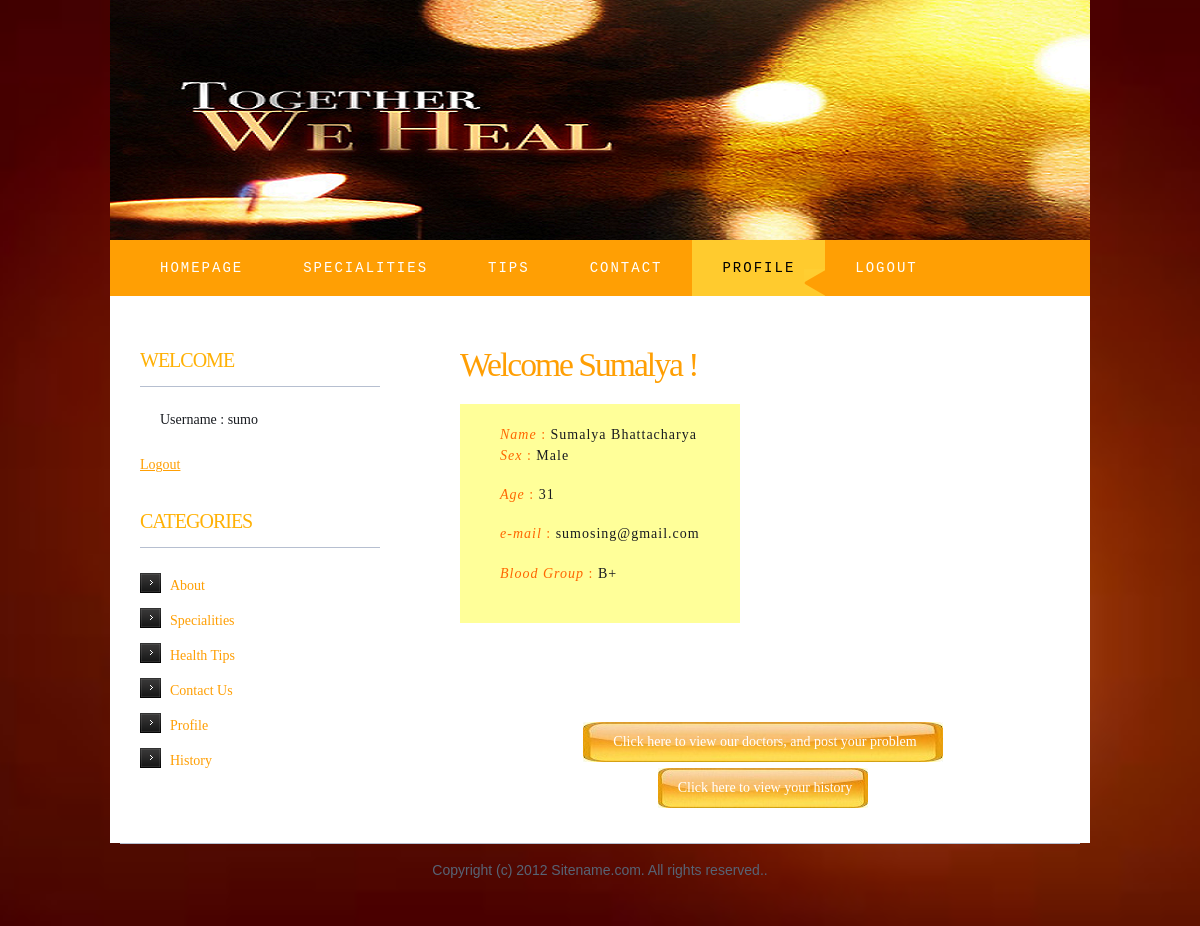
Screenshot of /patient.php (signed in) with the database file from the repository.
### tables this page shows
CREATE TABLE IF NOT EXISTS `pat_det` (
  `id` bigint(20) unsigned NOT NULL,
  `fname` varchar(20) NOT NULL,
  `lname` varchar(20) NOT NULL,
  `bg` varchar(3) NOT NULL,
  `email` varchar(40) NOT NULL,
  `sex` varchar(7) NOT NULL,
  `dob` varchar(12) NOT NULL,
  PRIMARY KEY (`id`)
);

### patient.php (the view, shortened to what this page needs)
<!DOCTYPE html PUBLIC "-//W3C//DTD XHTML 1.0 Strict//EN" "http://www.w3.org/TR/xhtml1/DTD/xhtml1-strict.dtd">
<head>
<link href="style.css" rel="stylesheet" type="text/css" media="screen" />
</head>
<body>
<div id="wrapper">
	<div id="header-wrapper">
		<div id="header">
			<div id="logo">
			</div>
		</div>
	</div>
	<div id="menu">
		<ul>
			<li><a href="index.php">Homepage</a></li>
			 <?php
			if(!isset($_SESSION['username'])||strcasecmp($_SESSION['username'],"admin"))
			{
				if(!isset($_SESSION['username'])||$_SESSION['isdoc']==0)
		            echo '<li><a href="specialities.php">specialities</a></li>';
				echo '<li><a href="tips.php">tips</a></li>';
			}
			?>
			<li><a href="#">Contact</a></li>
            <?php
    if(isset($_SESSION['username']))
    {
    						  echo '<li class="current_page_item"><a href="profile.php">Profile</a></li>';
							  echo '<li><a href="logout.php">Logout</a></li>';
	}
	else
	{
		header('location:index.php');
	}
	?>
		</ul>
	</div>
	<div id="page">
		<div id="page-bgtop">
			<div id="page-bgbtm">
				<div id="content">
					<div class="post">
                    <?php
						$id=$_SESSION['id'];
						$query=mysql_query("select * from pat_det where id='$id'");
						$row=mysql_fetch_assoc($query);
						$fname=$row['fname'];
						$lname=$row['lname'];
						$email=$row['email'];
						$bg=$row['bg'];
						$sex=$row['sex'];
						$dt=$row['dob'];
						echo "<h2 class=title>Welcome $fname !</h2>";
						echo "<div class=entry>";
							echo "<div id=about><font color=#F60><i>Name </i>:</font> $fname $lname <p /><font color=#F60><i>Sex </i>:</font> $sex<p /><font color=#F60><i>Age</i> :</font>  ";
							$age = strtotime(date("Y-m-d")) - strtotime($dt);
							$age = round( $age/30758400);
							echo $age."<p /><font color=#F60><i>e-mail</i> :</font> $email<p /><font color=#F60><i>Blood Group </i> :</font> $bg</div>";
							?>
                            <div id="innerlink3"><br /></div>
                            <div id="innerlink3"><br /></div>
<div id="innerlink1"><a href="specialities.php">Click here to view our doctors, and post your problem</a></div>
<div id="innerlink2"><a href="historyuser.php">Click here to view your history</a></div>
						</div>
					</div>
					<div style="clear: both;">&nbsp;</div>
				</div>
				<div id="sidebar">
					<ul>
						<li>
                        <?php
						if(isset($_SESSION['username']))
    {
    						  echo '<h2 >welcome</h2>';
		echo '<p><label>Username  :  '.$_SESSION['username'].'</label></p>';
		echo '<a href="logout.php"><u> Logout </u></a>';
	}
	else
	{
		header('location:index.php');
	}
	?>
<p />
						</li>
					  <li>
						<h2>Categories</h2>
						  <ul>
							  <li><a href="index.php">About</a></li>
							  <li><a href="specialities.php">Specialities</a></li>
							  <li><a href="tips.php">Health Tips</a></li>
							  <li><a href="#">Contact Us</a></li>
                              <?php
    if(isset($_SESSION['username']))
    {
    						  echo '<li><a href="profile.php">Profile</a></li>';
							  echo '<li><a href="historyuser.php">History</a></li>';
	}
	?>
						  </ul>
						</li>
					</ul>
				</div>
				<div style="clear: both;">&nbsp;</div>
			</div>
		</div>
	</div>
</div>
<div id="footer">
	<p>Copyright (c) 2012 Sitename.com. All rights reserved.</a>.</p>
</div>
</body>

### style.css (style rules this page uses)
body { margin: 0; padding: 0; background: url(images/123.jpg) no-repeat center center fixed; -webkit-background-size: cover; -moz-background-size: cover; -o-background-size: cover; background-size: cover; font-weight: 500; font-family: 'Maiandra GD'; font-size: 14px; color: #181B20; }
h1, h2, h3 h4 { margin: 0; padding: 0; font-family: 'Maiandra GD'; font-weight: normal; color: #FF9F04; }
h2 { font-size: 2.4em; }
p, ul, ol { margin-top: 0; line-height: 180%; }
a { text-decoration: none; color: #FF9F04; }
#wrapper { margin: 0 auto; padding: 0; }
#header-wrapper { height: 240px; }
#header { width: 980px; height: 240px; background: url(images/img071.png) no-repeat right top; margin: 0 auto; }
#logo { width: 980px; height: 100px; margin: 0px auto; padding: 80px 0px 0px 0px; color: #FFFFFF; }
#menu { width: 940px; height: 56px; margin: 0px auto; padding: 0px 20px 0px 20px; background: #FF9F04; }
#menu ul { margin: 0; padding: 0px 0px 0px 0px; list-style: none; line-height: normal; }
#menu li { float: left; }
#menu a { display: block; float: left; height: 56px; margin: 0px; padding: 0px 30px 0px 30px; line-height: 56px; letter-spacing: 2px; text-decoration: none; text-transform: uppercase; font-family: "Lucida Console", Monaco, monospace; font-size: 14px; font-weight: normal; color: #FFFFFF; border: none; }
#menu .current_page_item a { background: #FFCB2E url(images/img02.gif) no-repeat right bottom; color: #000000; }
#page { width: 980px; margin: 0 auto; padding: 0; background-color: #FFFFFF; }
#page-bgbtm { margin: 0px; padding: 40px 30px 0px 30px; }
#content { float: right; width: 600px; padding: 0px 0px 0px 0px; }
#about { margin-top: 10px; padding-left: 40px; padding-right: 40px; padding-bottom: 23px; padding-top: 23px; float: left; background-color: #FF9; letter-spacing: 1px; line-spacing: +5px; }
.post { clear: both; padding-bottom: 10px; }
.post .title { padding-top: 10px; letter-spacing: -2px; }
.post .entry { text-align: justify; margin-bottom: 25px; padding: 10px 0px 0px 0px; }
#sidebar { float: left; width: 240px; padding: 0px 0px 0px 0px; }
#sidebar ul { margin: 0; padding: 0; list-style: none; }
#sidebar li { margin: 0; padding: 0; }
#sidebar li ul { margin: 0px 0px; padding-bottom: 30px; }
#sidebar li li { padding-left: 30px; line-height: 35px; background: url(images/img01.gif) no-repeat left 5px; }
#innerlink1 { width: 600px; padding-top:15px; padding-left: 5px; padding:right: 5px; padding-bottom: 15px; background: url(images/link.jpg) no-repeat center; text-align: center; text-outline: #000; float: left; }
#innerlink2 { width: 600px; padding-top:15px; padding-left: 5px; padding:right: 5px; padding-bottom: 15px; background: url(images/link2.jpg) no-repeat center; text-align: center; text-outline: #000; float: left; }
#innerlink3 { width: 400px; padding: 10px; margin: 6px; border: thick; background: #FFFFFF; border-color: #F30; float: left; }
#innerlink1 a { color: #FFFFFF; }
#innerlink2 a { color: #FFFFFF; }
#sidebar h2 { height: 38px; margin-bottom: 20px; padding: 12px 0 0 0px; border-bottom: 1px solid #B6BFD0; text-transform: uppercase; letter-spacing: -1px; font-size: 20px; color: #FFB105; }
#sidebar p { margin: 0 0px; padding: 0px 20px 20px 20px; text-align: justify; }
#sidebar a { border: none; }
#footer { width: 960px; height: 55px; margin: 0px auto 40px auto; border-top: 1px solid #B6BFD0; font-family: Arial, Helvetica, sans-serif; }
#footer p { margin: 0; padding-top: 18px; line-height: normal; text-align: center; color: #576475; }

### rows the page displays
pat_det: fname "Sumalya", lname "Bhattacharya", sex "Male", dob "31", email "sumosing@gmail.com", bg "B+"

### other values shown
$_SESSION['username'] "sumo"
